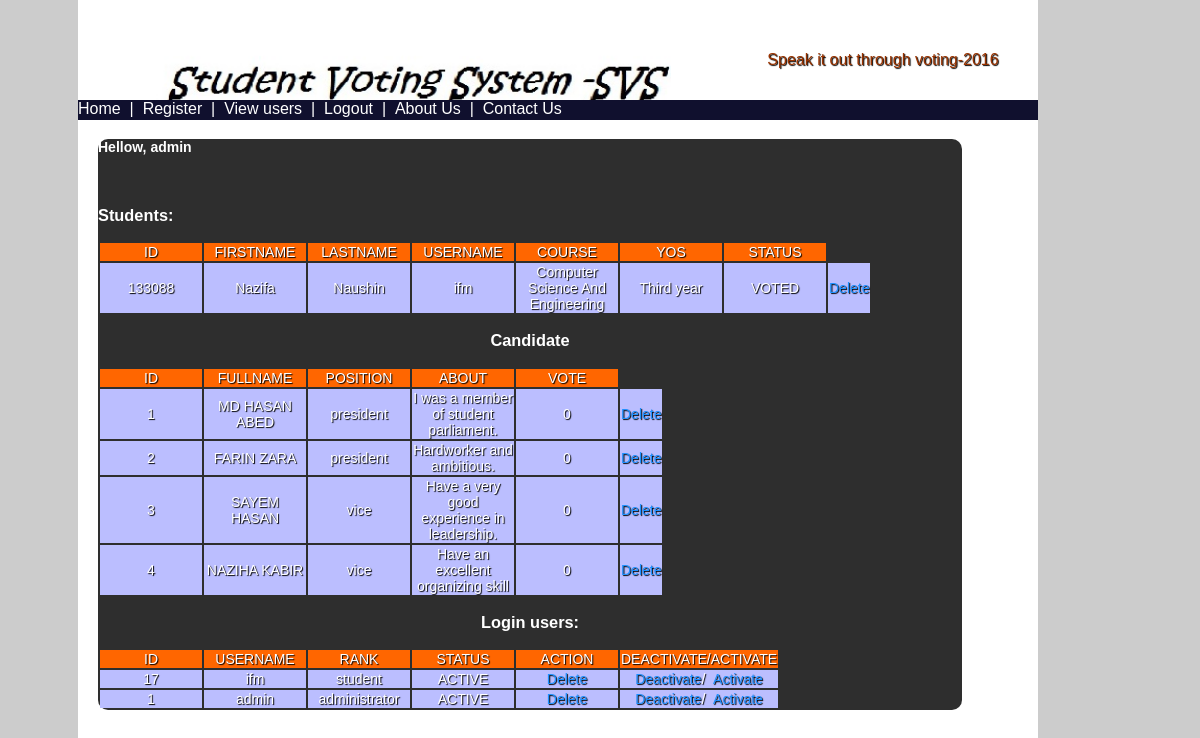
The page /users.php (signed in) on the database its author committed.
### tables this page shows
CREATE TABLE IF NOT EXISTS `student` (
  `stud_id` varchar(255) NOT NULL,
  `firstname` varchar(100) NOT NULL,
  `lastname` varchar(100) NOT NULL,
  `username` varchar(100) NOT NULL,
  `course` varchar(100) NOT NULL,
  `yos` varchar(100) NOT NULL,
  `status` varchar(10) NOT NULL DEFAULT 'NOTVOTED'
);

CREATE TABLE IF NOT EXISTS `candidate` (
  `cand_id` int(100) NOT NULL AUTO_INCREMENT,
  `fullname` varchar(100) NOT NULL,
  `position` varchar(100) NOT NULL,
  `about` varchar(255) NOT NULL,
  `votecount` int(255) NOT NULL,
  PRIMARY KEY (`cand_id`)
);

### users.php (the view, shortened to what this page needs)
<?php
include "admin_header.php";?>
<div id="cover">
<div id="content">
<h4>Hellow,&nbsp;<?php echo $_SESSION['SESS_NAME'] ;?><br /></h4>
<br/><h3>Students:</h3>
  <div id="login">
<?php
	$member=mysql_query("select * from student");
	if(mysql_num_rows($member)==0)
	{
		echo '<font color="red">No results found</font>';
	}
	else
	{
echo '<table><tr bgcolor="#FF6600">
<td width="100px">ID</td>
<td width="100px">FIRSTNAME</td>
<td width="100px">LASTNAME</td>
<td width="100px">USERNAME</td>
<td width="100px">COURSE</td>
<td width="100px">YOS</td>
<td width="100px">STATUS</td>
</tr>';
 while($mb=mysql_fetch_object($member))
		{
			$id=$mb->stud_id;
			$name=$mb->firstname;
			$name2=$mb->lastname;
			$name3=$mb->username;
			$course=$mb->course;
			$yos=$mb->yos;
			$status=$mb->status;
			echo '<tr bgcolor="#BBBEFF">';
	echo '<td>'.$id.'</td>';
	echo '<td>'.$name.'</td>';
	echo '<td>'.$name2.'</td>';
	echo '<td>'.$name3.'</td>';
	echo '<td>'.$course.'</td>';
	echo '<td>'.$yos.'</td>';
	echo '<td>'.$status.'</td>';
	echo "<td><a href=delete.php?delete=".$id.">Delete</a></td>";
	echo "</tr>";
		}
		echo'</table>';
	}
?>
<h3>Candidate</h3>
<?php
	$member=mysql_query("select * from candidate");
	if(mysql_num_rows($member)==0)
	{
		echo '<font color="red">No results found</font>';
	}
	else
	{
		echo '<table><tr bgcolor="#FF6600">
<td width="100px">ID</td>
<td width="100px">FULLNAME</td>
<td width="100px">POSITION</td>
<td width="100px">ABOUT</td>
<td width="100px">VOTE</td>
</tr>';
 while($mb=mysql_fetch_object($member))
		{
			$id=$mb->cand_id;
			$name=$mb->fullname;
			$pos=$mb->position;
			$about=$mb->about;
			$vote=$mb->votecount;
			echo '<tr bgcolor="#BBBEFF">';
	echo '<td>'.$id.'</td>';
	echo '<td>'.$name.'</td>';
	echo '<td>'.$pos.'</td>';
	echo '<td>'.$about.'</td>';
	echo '<td>'.$vote.'</td>';
	echo "<td width=2><a href=delete.php?delete=".$id.">Delete</a></td>";
	echo "</tr>";
		}
		echo'</table>';
	}
?>
<h3>Login users:</h3>
<?php
	$member=mysql_query("select * from login");
	if(mysql_num_rows($member)==0)
	{
		echo '<font color="red">No results found</font>';
	}
	else
	{
		echo '<table><tr bgcolor="#FF6600">
<td width="100px">ID</td>
<td width="100px">USERNAME</td>
<td width="100px">RANK</td>
<td width="100px">STATUS</td>
<td width="100px">ACTION</td>
<td width="100px">DEACTIVATE/ACTIVATE</td>
</tr>';
 while($mb=mysql_fetch_object($member))
		{
			$id=$mb->login_id;
			$name=$mb->username;
			$pos=$mb->rank;
			$about=$mb->status;
			echo '<tr bgcolor="#BBBEFF">';
	echo '<td>'.$id.'</td>';
	echo '<td>'.$name.'</td>';
	echo '<td>'.$pos.'</td>';
	echo '<td>'.$about.'</td>';
	echo "<td><a href=delete.php?delete=".$name.">Delete</a></td>";
	echo "<td><a href=deactivate.php?deactivate=".$id.">Deactivate</a>/&nbsp;
			  <a href=activate.php?activate=".$id.">Activate</a></td></tr>";
		}
		echo'</table>';
	}
?>
        </div>
</div>
</div>
<?php include "footer.php";?>

### voting.css (style rules this page uses)
body { background-color:#CCCCCC; font-family:Arial, Helvetica, sans-serif; -moz-border-radius:30px; }
#head h4,td { text-shadow:1px 1px 1px #000; }
#cover { position:absolute; top:120px; background:#FFFFFF; width:80%; height:100%; margin-left:70px; size:14px; font-family:Arial, Helvetica, sans-serif; color:#FFFFFF; }
#content { position:auto; top:20px; background:#2E2E2E; width:90%; margin-left:20px; font-size:14px; font-family:Arial, Helvetica, sans-serif; color:#FFFFFF; -moz-border-radius: 10px; -webkit-border-radius: 10px; -khtml-border-radius: 10px; border-radius: 10px; }
#content h3 { font-family:Arial, Helvetica, sans-serif; color:#FFFFFF; }
#content a { font-family:Geneva, Arial, Helvetica, sans-serif; text-decoration:none; color:#1e90ff; font-size:14px; }
#login { text-align: center; width: auto; margin-left:0px; margin: auto; left:0; padding-bottom: 0; font-size:13; size:20px; }

### rows shown on the page
student: stud_id "133088", firstname "Nazifa", lastname "Naushin", username "ifm", course "Computer Science And Engineering", yos "Third year", status "VOTED"
candidate: cand_id "1", fullname "MD HASAN ABED", position "president", about "I was a member of student parliament.", votecount "0"
candidate: cand_id "2", fullname "FARIN ZARA", position "president", about "Hardworker and ambitious.", votecount "0"
candidate: cand_id "3", fullname "SAYEM HASAN", position "vice", about "Have a very good experience in leadership.", votecount "0"
candidate: cand_id "4", fullname "NAZIHA KABIR", position "vice", about "Have an excellent organizing skill", votecount "0"

### other values the page prints
$_SESSION['SESS_NAME'] "admin"
$id "17"
$name "ifm"
$pos "student"
$about "ACTIVE"
$id "1"
$name "admin"
$pos "administrator"
